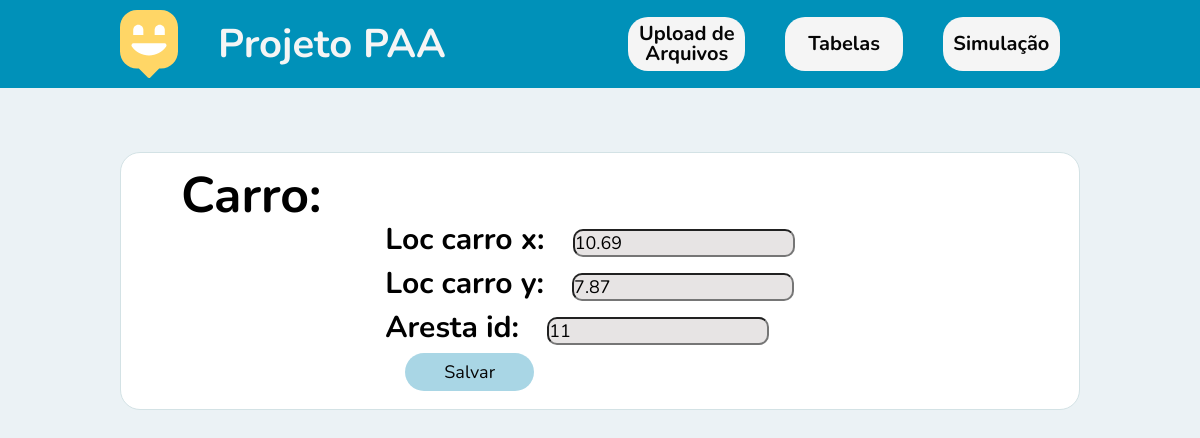
The app's page /edit/carro/1 with its own data.
### app/models.py (models this page shows)
class Carro(models.Model):
    carro_id = models.IntegerField(blank=False, null=False)
    loc_carro_x = models.FloatField(blank=False, null=False)
    loc_carro_y = models.FloatField(blank=False, null=False)
    aresta_id = models.IntegerField(blank=False, null=False)

### app/views.py (the view)
# urls.py: path('edit/<str:tabela>/<int:id>', views.edit, name='edit'),
def edit(request, tabela, id):
    if(tabela == 'carro'):
        carro = get_object_or_404(Carro, carro_id=id)
        form = CarroForm(instance=carro)
        title = 'Carro'
    elif(tabela == 'cliente'):
        cliente = get_object_or_404(Cliente, cliente_id=id)
        form = ClienteForm(instance=cliente)
        title = 'Cliente'
    elif(tabela == 'grafo'):
        grafo = get_object_or_404(Grafo, aresta_n=id)
        form = GrafoForm(instance=grafo)
        title = 'Grafo'
    if(request.method == 'POST'):
        if(title == 'Carro'):
            form = CarroForm(request.POST, instance=carro)
            form.save()
            return redirect('/tabelas')
        elif(title == 'Cliente'):
            form = ClienteForm(request.POST, instance=cliente)
            form.save()
            return redirect('/tabelas')
        elif(title == 'Grafo'):
            form = GrafoForm(request.POST, instance=grafo)
            form.save()
            return redirect('/tabelas')
    else:
        return render(request, 'app/edit.html', {'form': form, 'title': title})

### app/forms.py
class CarroForm(forms.ModelForm):
    class Meta:
        model = Carro
        fields = ('loc_carro_x', 'loc_carro_y', 'aresta_id')

### app/templates/app/edit.html (shortened to what this page needs)
{% load static %} {% block content %}
<!DOCTYPE html>
<html lang="pt_BR">
  <head>
    <link rel="stylesheet" href="{% static 'css/main.css' %}" />
    <link rel="stylesheet" href="{% static 'css/animations.css' %}" />
    <link rel="stylesheet" href=" {% static 'css/edit.css' %}" />
  </head>
  <body>
    <nav class="nav_bar_back">
      <div class="nav_bar">
        <div class="nav_title">
          <img src="{% static 'images/map-marker.svg' %}" alt="Happy" />
          <h1 class="title">Projeto PAA</h1>
        </div>
        <div class="nav_buttons">
          <a class="button_nav" href="/"><label>Upload de Arquivos</label></a>
          <a class="button_nav" href="/tabelas"><label>Tabelas</label></a>
          <a class="button_nav" href="/simulacao/grafo"
            ><label>Simulação</label></a
          >
        </div>
      </div>
    </nav>
    <div class="page-home animate-up">
      <div class="div_1">
        <h1 class="title_form">{{title}}:</h1>
        <div class="div_2">
          <form method="POST">
            <div class="div_form">{{ form.as_p}}</div>
            <input class="button" type="submit" value="Salvar" />
          </form>
        </div>
      </div>
    </div>
  </body>
</html>
{% endblock %}

### app/static/css/main.css (style rules this page uses)
* { margin: 0; padding: 0; box-sizing: border-box; }
:root { font-size: 62.5%; }
body { height: 100vh; color: white; background: #ebf2f5; }
body, input, button, textarea { font: 400 1.8rem/1 "Nunito", "sans-serif"; color: black; }

### app/static/css/animations.css (style rules this page uses)
.animate-up { animation-name: up; animation-duration: 300ms; animation-fill-mode: backwards; }

### app/static/css/edit.css (style rules this page uses)
body { flex: 1; }
.page-home { width: 80%; margin: 6.4rem auto; background: white; border: 1px solid #d3e2e5; border-radius: 2rem; overflow: hidden; }
.nav_bar_back { background: rgb(0, 145, 185); display: flex; justify-content: center; }
.nav_bar { width: 80%; display: flex; justify-content: space-between; align-items: center; margin: 1rem; }
.nav_title { display: flex; justify-content: space-evenly; align-items: center; color: whitesmoke; }
.title { margin-left: 4rem; font-size: 40px; }
.nav_buttons { display: flex; justify-content: space-evenly; align-items: center; background: rgb(0, 145, 185); }
.button_nav { width: 100%; height: 5.4rem; border: 0; cursor: pointer; background: rgb(245, 245, 245); border-radius: 2rem; color: rgb(6, 6, 6); display: flex; align-items: center; justify-content: center; text-align: center; transition: background-color 0.2s; margin-left: 2rem; margin-right: 2rem; text-decoration: none; font-size: 20px; font-weight: bold; }
.title_form { color: black; font-size: 50px; margin-left: 6rem; }
.div_1 { display: inline; justify-content: center; align-items: center; margin-top: 30px; margin-bottom: 30px; margin-left: 2rem; margin-right: 2rem; }
.div_2 { display: flex; justify-content: center; align-items: center; }
.div_form { display: inline; justify-content: center; align-items: center; border-radius: 20px; font-size: 30px; font-weight: bold; background: rgb(200, 200, 200); }
.div_form input { background: rgb(231, 228, 228); border-radius: 10px; margin-top: 0.8rem; margin-bottom: 0.8rem; margin-left: 2rem; margin-right: 2rem; }
.button { width: 30%; height: 100%; padding: 1rem; border: 0; cursor: pointer; background: #a9d6e5; border-radius: 2rem; color: rgb(6, 6, 6); display: flex; align-items: center; justify-content: center; text-align: center; transition: background-color 0.2s; margin-left: 2rem; margin-right: 2rem; }

### records on screen
Carro: loc_carro_x "10.69", loc_carro_y "7.87", aresta_id "11"

### other values on screen
{{ title }} "Carro"
